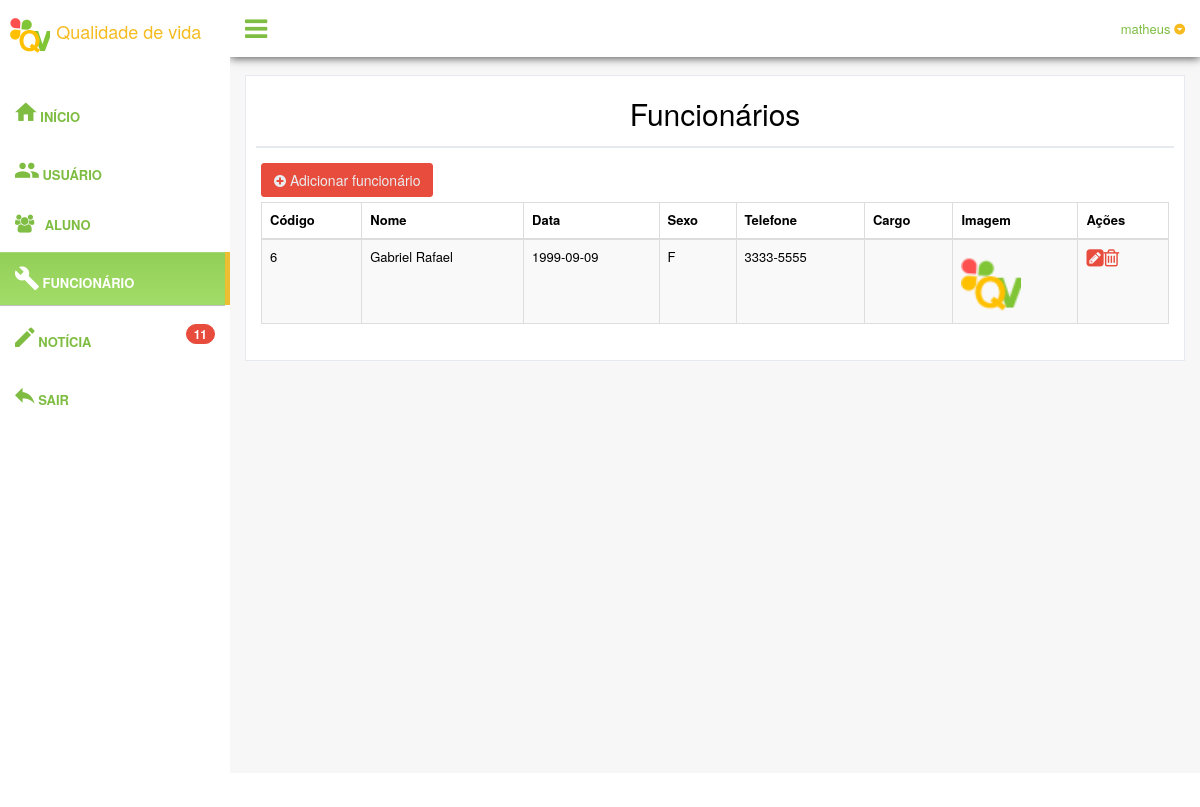
Page /painel/funcionarios.php (signed in) on the committed database.
### tables this page shows
CREATE TABLE IF NOT EXISTS `funcionario` (
  `idFuncionario` int(11) NOT NULL,
  `nome` varchar(30) NOT NULL,
  `idUsuario` int(20) NOT NULL,
  `data` date NOT NULL,
  `sexo` char(1) NOT NULL,
  `telefone` varchar(13) NOT NULL,
  `idCargo` int(30) NOT NULL,
  `imagem` varchar(255) NOT NULL,
  `deletar` int(11) NOT NULL
);

### painel/conexao.php (called while the page is built, shortened)
<?php
$servidor = "localhost";
$usuario = "root";
$senha = "";
$conexao = mysql_connect($servidor, $usuario, $senha);
$c_noticia = mysql_query("SELECT * FROM noticias WHERE deletar != 1", $conexao);
$noticia = mysql_num_rows($c_noticia);
?>

### painel/funcionarios.php (the view, shortened to what this page needs)
<?php
include("conexao.php");
	$sessaousuario = $_SESSION ['usuario'];
?>
<!DOCTYPE html>
<html>
  <head>
    <link href="assets/css/bootstrap.min.css" rel="stylesheet">
    <link href="assets/css/font-awesome.min.css" rel="stylesheet">
    <link href="assets/css/material-design-iconic-font.min.css" rel="stylesheet">
    <link href="assets/css/nprogress.css" rel="stylesheet">
    <link href="assets/css/jquery.mCustomScrollbar.min.css" rel="stylesheet"/>
	<link href="assets/css/dataTables.bootstrap.min.css" rel="stylesheet">
    <link href="assets/css/buttons.bootstrap.min.css" rel="stylesheet">
    <link href="assets/css/fixedHeader.bootstrap.min.css" rel="stylesheet">
    <link href="assets/css/responsive.bootstrap.min.css" rel="stylesheet">
    <link href="assets/css/scroller.bootstrap.min.css" rel="stylesheet">
    <link href="assets/css/custom.min.css" rel="stylesheet">
  </head>
  <body class="nav-md">
    <div class="container body">
      <div class="main_container">
        <div class="col-md-3 left_col menu_fixed">
          <div class="left_col scroll-view">
            <div class="navbar nav_title" style="border: 0;">
              <a href="index.php" class="site_title"><img src="img/logo.png" width="40" height="45"> <span style="font-size: 18px">Qualidade de vida</span></a>
            </div>
            <br />
            <div id="sidebar-menu" class="main_menu_side hidden-print main_menu">
              <div class="menu_section">
                <ul class="nav side-menu">
                <ul class="nav side-menu">
                  <li><a href="index.php"><i class="zmdi zmdi-hc-2x zmdi-home"></i> Início </a></li>
                </ul>
                <ul class="nav side-menu">
                 <li><a href="usuarios.php"><i class="zmdi zmdi-hc-2x zmdi-accounts"></i> Usuário</a></li>
                </ul>
                <ul class="nav side-menu">
                <li><a href="alunos.php"><i class="fa fa-users"></i> Aluno <span class="fa fa-chevron-down"></span></a>
                  </li>
                </ul>
                <ul class="nav side-menu">
                  <li class="active"><a href="funcionarios.php"><i class="zmdi zmdi-hc-2x zmdi-wrench"></i> Funcionário</a></li>
                </ul>
                <ul class="nav side-menu">
                  <li><a href="noticias.php"><i class="zmdi zmdi-hc-2x zmdi-edit"></i> Notícia<span class="badge bg-red pull-right" data-toggle="tooltip" data-placement="right" title="Total de dados"><?php echo $noticia;?></span></a></li>
                </ul>
                <ul class="nav side-menu">
                  <li><a href="sair.php"><i class="zmdi zmdi-hc-2x zmdi-mail-reply"></i> Sair </a></li>
                </ul>
                </ul>
              </div>
            </div>
          </div>
        </div>
        <div class="top_nav">
          <div class="nav_menu">
            <nav>
              <div class="nav toggle">
                <a id="menu_toggle"><i class="fa fa-bars"></i></a>
              </div>
              <ul class="nav navbar-nav navbar-right">
                <li class="">
                  <a href="javascript:;" class="user-profile dropdown-toggle" data-toggle="dropdown" aria-expanded="false">
                    <?php echo $sessaousuario;?>
                    <span class=" zmdi zmdi-caret-down-circle"></span>
                  </a>
                </li>
              </ul>
            </nav>
          </div>
        </div>
        <div class="right_col" role="main">
          <div class="">
            <div class="page-title">
            </div>
            <div class="row">
              <div class="col-md-12 col-sm-12 col-xs-12">
                <div class="x_panel">
                  <div class="x_title">
                    <h1 class="text-center">Funcionários</h1>
                  </div>
                  <div class="x_content">
                  <a href="funcionarios_incluir.php" style="color: #fff">
					<p class="btn btn-dark">
                        <i class="fa fa-plus-circle"></i>&nbsp;Adicionar funcionário
					</p>
				  </a>
                    <table id="datatable-responsive" class=" table table-striped table-bordered dt-responsive nowrap" cellspacing="0" width="100%">
                      <thead>
                        <tr>
                          	<th class="contoth">Código</th>
                          	<th class="contoth">Nome</th>
							<th class="contoth">Data</th>
							<th class="contoth">Sexo</th>
							<th class="contoth">Telefone</th>
							<th class="contoth">Cargo</th>
							<th class="contoth">Imagem</th>
							<th class="contoth">Ações</th>
                        </tr>
                      </thead>
<?php
$consulta = mysql_query("SELECT * FROM funcionario WHERE deletar != '1'");
while ($dados = mysql_fetch_array($consulta))
{
	?>
                        <tr>
                        	<td><?php echo $dados['idFuncionario']; ?></td>
                        	<td><?php echo $dados['nome']; ?></td>
							<td><?php echo $dados['data']; ?></td>
							<td><?php echo $dados['sexo']; ?></td>
							<td><?php echo $dados['telefone']; ?></td>
							<td><?php echo $dados['cargo']; ?></td>
							<td><img src="<?php echo $dados['imagem']; ?>" width="60" height="60" class="img-responsive"></td>
							<td><a href="funcionarios_editar.php?id=<?php echo $dados['idFuncionario'];?>"><i class="fa fa-pencil-square" style="font-size: 20px"></i></a><a href="controlador.php?acao=excluir_funcionario&id=<?php echo $dados['idFuncionario'];?>"><i class="fa fa-trash-o" style="font-size: 20px"></i></a></td>
                        </tr>
<?php } ?>
                    </table>
                  </div>
                </div>
              </div>
            </div>
          </div>
        </div>
        <footer>
        </footer>
      </div>
    </div>
  </body>
</html>

### rows in the picture
funcionario: idFuncionario "6", nome "Gabriel Rafael", data "1999-09-09", sexo "F", telefone "3333-5555", imagem (picture)

### other values in the picture
$noticia "11"
$sessaousuario "matheus"
